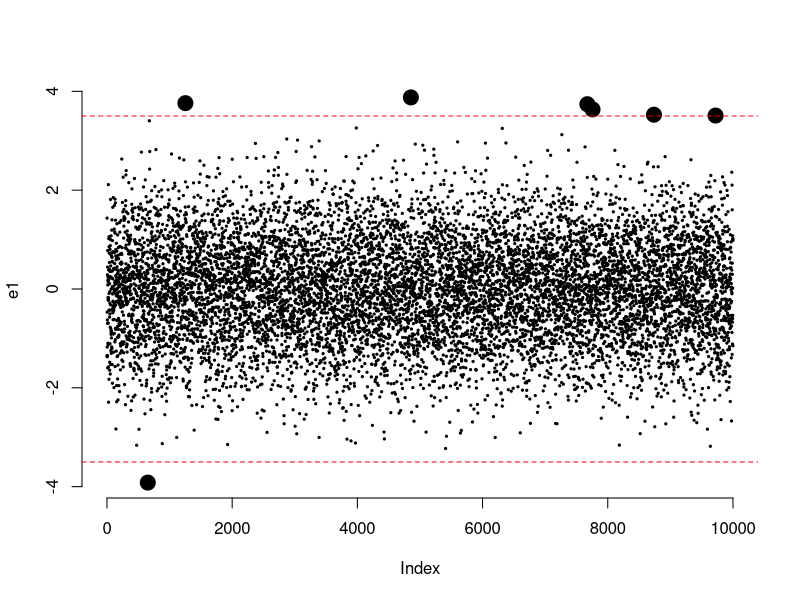
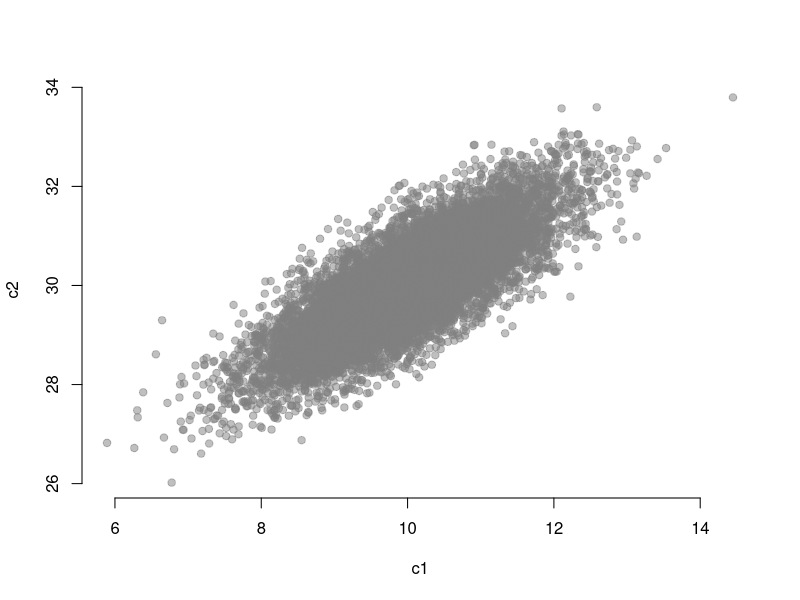
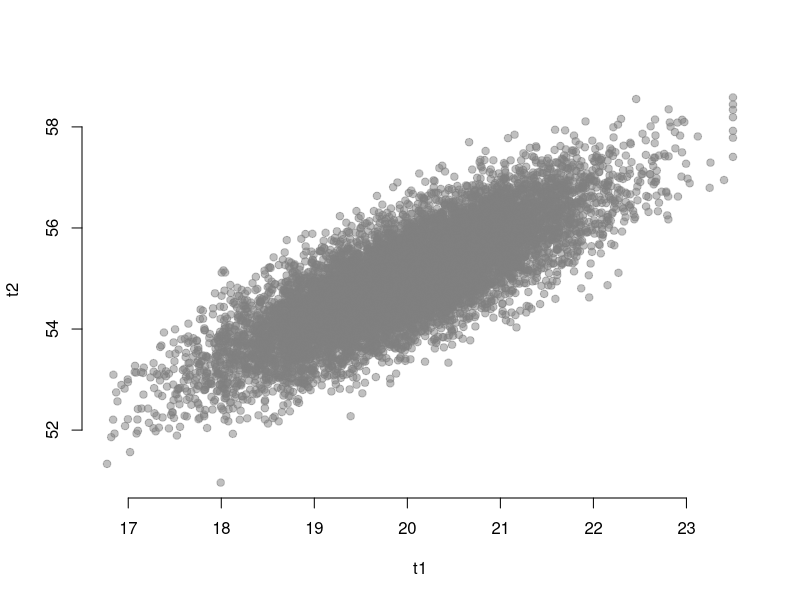
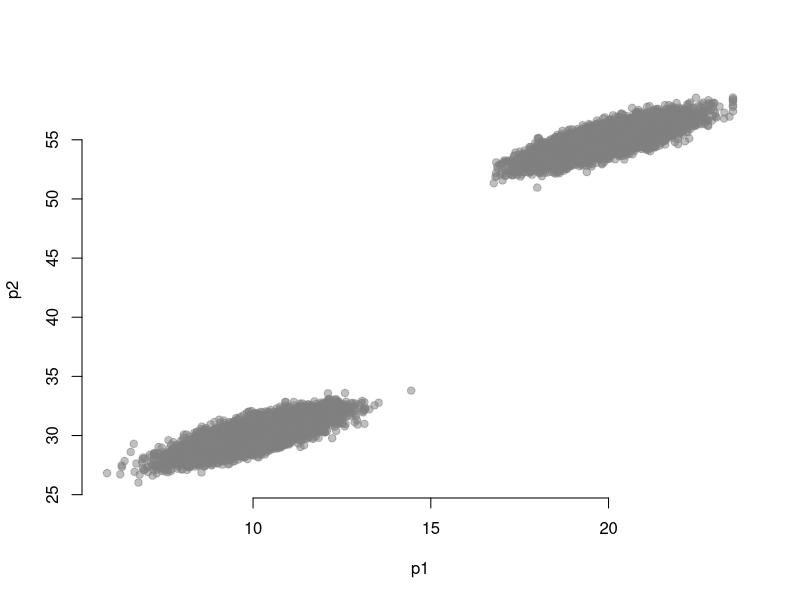

Source code (R) for these figures, in order:

# correlation of A and rA+B when both are rnorm() is m below
#
# see: https://math.stackexchange.com/questions/2865621/correlation-between-two-linear-combinations-of-random-variables

rn1 <- rnorm(100000)
rn2 <- rnorm(100000)
rt <- 0.3  # correlation across time
m <- rt / sqrt( 1 - rt^2 ) 
rn3 <- m*rn1 + rn2
cor( rn1, rn3 )


for( i in seq(0,0.95,0.05) )
{

  print(i)
  rt <- i
  m <- rt / sqrt( 1 - rt^2 ) 
  rn3 <- m*rn1 + rn2
  print( cor( rn1, rn3 ) )

}





# group means:

b0 <- 10  # c1 
b1 <- 10  # diff between c1 and t1
b2 <- 20  # diff between c1 and c2
b3 <- 15  # treat effect

# error terms for each group, all standard normals
e0 <- rnorm(10000)
e1 <- rnorm(10000)
e2 <- rnorm(10000)
e3 <- rnorm(10000)

# within-group across-time correlation coefficient
rt <- 0.8  
m <- rt / sqrt( 1 - rt^2 ) 

# truncate these outliers ???
sum( e1 < -3.5 )
sum( e1 > 3.5 )
plot( e1, pch=19, cex=ifelse( abs(e1)>3.5, 2, 0.3), bty="n" )
abline( h=c(3.5,-3.5), lty=2, col="red" )

e1[ e1 > 3.5 ] <- 3.5
e1[ e1 < -3.5 ] <- 3.5
e2[ e2 > 3.5 ] <- 3.5
e2[ e2 < -3.5 ] <- 3.5



#### DEFINE ERROR STRUCTURE FOR POST-TREAT PERIOD

e2.1 <- m*e1 + e2
summary(e1)
summary(e2.1)
sd(e1)
sd(e2.1)
cor(e1,e2)
cor(e1,e2.1)

# maintains std.norm properties and across-time correlation
e2.s <- as.numeric( scale( e2.1 ) )
mean(e2.s)
sd(e2.s)
cor(e1,e2.s)



### GEN DATA PROCESS

c1 <- b0 + e0
sd(c1)

t1 <- b0 + b1 + e1
sd( t1 )


e2.s <- as.numeric( scale( m*e0 + e2 ) )
c2 <- b0 + b2 + e2.s 
mean(c2)
sd(c1)
sd(c2)
cor( c1, c2 )
plot( c1, c2, pch=19, col=gray(0.5,0.5), bty="n" )

e3.s <- as.numeric( scale( m*e1 + e3 ) )
t2 <- b0 + b1 + b2 + b3 + e3.s 
mean(t2)
sd(t2)
cor( t1, t2 )
plot( t1, t2, pch=19, col=gray(0.5,0.5), bty="n" )


p1 <- c(c1,t1)
p2 <- c(c2,t2)
cor( p1, p2 )
plot( p1, p2, pch=19, col=gray(0.5,0.5), bty="n" )


y <- c(c1,t1,c2,t2)
d.t <- c( rep( c(0,1,0,1), each=10000) )
d.p <- c( rep( c(0,0,1,1), each=10000) )
d.tp <- d.t * d.p

sd(y) # will not be sd(e) because this measures across-group variance

mod <- lm( y ~ d.t + d.p + d.tp )
summary( mod )


# note we can parameterize the model using natural units and the residual standard error
# (the standard deviation of the e's in our model)
# or using a standard normal then scaling the residuals (not the Y's).
# 
# If it works our ceiling and floor Y's should  
# approximately match the actual data min.y and max.y ?
#
# See: https://feliperego.github.io/blog/2015/10/23/Interpreting-Model-Output-In-R
# for an explanation of residual standard error. 



# rescale y after data generation ?

# or rescale( e1, to( -3.5*residual_standard_error, 3.5*residual_standard_error ) )
# repeat for all e's  ?
# assumes max and min of all e's will be close to 3.5, valid for large samples
# but maybe use actual min(e) and max(e) ?